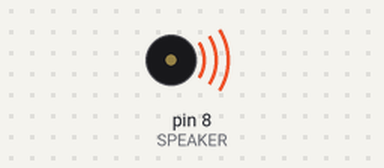
The sketch below on a simulated Arduino Uno, built with avr-gcc and run on an emulated ATmega328P. Parts: buzzer (waves = sounding).

Above: at 2.0 s.
At 5.2 s:
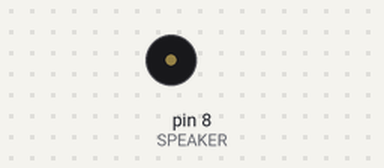
Timing chart, 0 to 6.7 s (numbered marks = the images above):
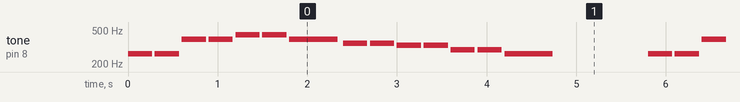

The sketch:

melodi.ino
```cpp
// Melodi: tone() D8'den istenen frekansta kare dalga verir; hoparlör (seri 150 Ω ile) çalar.
// Ezgi: "Twinkle Twinkle Little Star" (Fransız halk ezgisi, telifsiz).
const int SPEAKER = 8;
const int NOTE_C4 = 262, NOTE_D4 = 294, NOTE_E4 = 330, NOTE_F4 = 349, NOTE_G4 = 392, NOTE_A4 = 440;
const int melody[] = { NOTE_C4, NOTE_C4, NOTE_G4, NOTE_G4, NOTE_A4, NOTE_A4, NOTE_G4,
                       NOTE_F4, NOTE_F4, NOTE_E4, NOTE_E4, NOTE_D4, NOTE_D4, NOTE_C4 };
const int beats[] = { 1, 1, 1, 1, 1, 1, 2, 1, 1, 1, 1, 1, 1, 2 };
const int BEAT_MS = 300;

void setup() {
}

void loop() {
  for (int i = 0; i < 14; i++) {
    int duration = beats[i] * BEAT_MS;
    tone(SPEAKER, melody[i], duration * 9 / 10);
    delay(duration);
  }
  delay(1000);
}
```

Measured:
- by itself, tone on pin 8 (SPEAKER): plays 262 Hz for 0.27 s, 262 Hz for 0.27 s, 392 Hz for 0.27 s, 392 Hz for 0.27 s, 440 Hz for 0.27 s, 440 Hz for 0.27 s … (315 notes in this stretch)
